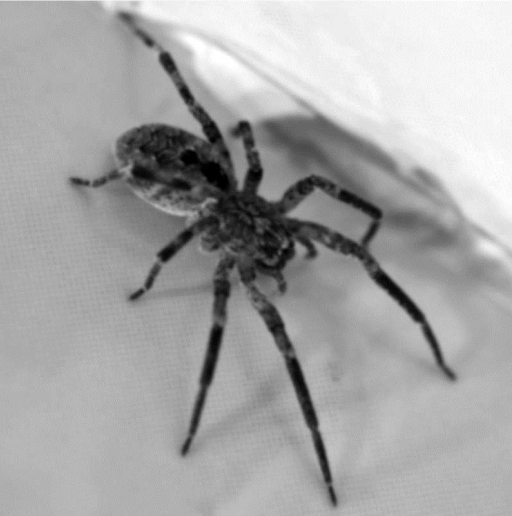
#> input picture image/PetiteBete.pgm, 512 x 516 px; its folder holds only this picture in this run
$ jupyter execute --allow-errors projet.ipynb
#> lines starting #> are read from the running program, lines starting #| are printed output that depends on the picture; after the words box and inside, x2 and y2 are one past the last pixel; in counts of white or black regions, pixels touching at a corner belong together
# *Projet segmentation et classification*
- Loïc SERRE
- FA
- 13/11/2023

## 1. Seuillage automatique - La méthode d'Otsu
#### 1.1 Motivations
Réaliser un seuil (*threshold* en anglais) d'une image consiste à placer tous les pixels au dessus d'un certani niveau de gris T à la valeur blanc (255) et tous les autres à la valeur 0.
En examinant l’histogramme d’une image, on peut parfois voir un seuil « évident » apparaitre.
<br><br>

#### 1.2 Méthode d'Otsu
La binarisation au moyen du seuillage combiné prend en paramètre un niveau de seuillage *t*.<br>

Il existe différentes stratégie afin de déterminer un niveau de seuil automatiquement et ainsi avoir une fonction de seuillage sans paramètre. <br>
La  méthode  d’OTSU fait partie  des méthodes  les  plus  connues  pour  cela.  Elle  est basée  sur  une  approche  classification : <br>
on considère que seuiller l’image à un niveau *t* revient à classifier les pixels de l’image en 2 classes blanc et noir. On peut alors mesurer la qualité d’un niveau de seuillage par la qualité de la classification qu’il génère. Seuiller l’image de manière automatique revient alors à trouver le niveau de seuil qui génère la meilleure classification des pixels.
<br><br>

**Plus précisément** : Lorsque l’on choisit un seuil *T*, on divise l’histogramme *H* de l’image en deux groupes *G<sub>1</sub>* et *G<sub>2</sub>*. On peut voir le problème de deux façons différentes : <br>
1. Chercher deux groupes où les pixels « se ressemblent » au sein d’unmême groupe, c’est-à-dire minimiser l’inertie **intra-classe**.
2. Chercher  deux  groupes  les  plus  dissemblables  possibles  (dont  les moyennes sont les plus éloignées), c’est-à-dire **maximiser l’inertie inter-classe**. <br> <br>

Nous avons vu dans la partie classification, que si l’on note : <br>
- *μ<sub>1</sub>* la moyenne et *V<sub>1</sub>* la variance de *G<sub>1</sub>*
- *μ<sub>2</sub>* la moyenne et *V<sub>2</sub>* la variance de *G<sub>2</sub>*
- *N* le nombre de pixels
<br>
alors
<br>
$$I_{intra} = \frac{|G_1|}{N}V_1 + \frac{|G_2|}{N}V_2$$
$$et$$
$$I_{inter} = \frac{|G_1||G_2|}{N^2}(\mu_1 - \mu_2)^2$$

De plus, on a :<br>
$$I_{intra} = I_{intra} + I_{intra}$$
$$(Valeur fixe)$$
<br><br>
Ainsi, le problème revient soit à minimiser l’inertie intra-classe ou à maximiser la variance inter-classe. Il est un peu plus simple de calculer l’inertie inter-classe que l’inertie intra-classe car la première n’est basée que sur les moyennes. Pour deux classes, on implémentera cette méthode en testant tous les seuils possibles et en retenant celui qui maximise l’inertie inter-classe.
<br><br>

## 2. Segmentation couleur avec l'algorithmes des *k*-means
L’algorithme des moyennes mobiles (*k*-means) peut être utilisé pour regrouper les pixels d’une image couleur, et diminuer au final le nombre de couleurs présentes dans l’image. Chaque pixel de l’image sera considéré comme un point (à trois coordonnées). À la fin de l’algorithme, on remplace la couleur de chaque pixel par la couleur, c’est-à-dire ses coordonnées, du centre de gravité de la classe auquel il appartient. Plus on diminue le nombre de classes, plus on perd de l’information par rapport à l’image d’origine.

## 3. Travail demandé

**Partie 1.** Implémenter la méthode de OTSU en testant tous les seuils possibles et en retenant celui qui maximise la variance inter-classe. <br>

La fonction principale prendra en entrée une image en niveau de gris codée sur 8 bits et retournera en sortie le seuil « optimal » selon cette méthode.<br>

**Partie 2.** L’algorithme des moyennes mobiles (*k*-means) peut être utilisé pour regrouper les pixels d’une image couleur, et diminuer au final le nombre de couleurs présentes dans l’image. <br>

Implémenter cet algorithme afin de réaliser cette tâche. <br>

La fonction principale prendra en entréer une image couleur ou en niveau de gris et le nombre *k* de classe recherchée et retournera en sortie l’image composée, après traitement, de *k* couleurs.<br>

**Partie 3.** Tester votre algorithme du *k*-means sur des images noir et blanc. Que donne votre algorithme lorsque vous tentez de trouver deux clusters seulement (est-ce mieux ou moins bien qu’Otsu) ? <br>

**Partie 4.** Un problème avec l’algorithme du k-means est qu’il faut connaître le nombre de clusters que l’on souhaite obtenir...<br>

Pour tenter d’évaluer si le nombre de clusters est bon ou pas, on pourrait répéter plusieurs fois l’algorithme et voir si les attributions de groupes sont stables d’une itération à une autre. Si elles ne le sont pas, il y a de fortes chances que le nombre de clusters soit trop bas/élevé.<br>

Tester cette hypothèse sur les images ```Mimi1``` (à peu près 10-12 couleurs), ```Mimi2``` (entre 10 et 12 couleurs), ```Mimi3```(entre 8 et 11 couleurs) et ```Caillou```(entre 8 et 10 couleurs).<br>
Les résultats sont-ils stables lorsque le nombre de clusters est très bas/très grand/proche de la réalité ? Pouvez-vous proposer une mesure de stabilité permettant de quantifier si un nombre de cluster choisi est pertinent ?

**À rendre**
- **Partie  1.** Rendre  un  programme  écrit  en ```python``` qui  pourra  prendre  la  forme  d’un  notebook ```Jupyter``` ou  d’un fichier ```python``` (extension ```.py```).

- **Partie  2.** Rendre  un  programme  écrit  en ```python``` qui  pourra  prendre  la  forme  d’un  notebook ```Jupyter``` ou  d’un fichier ```python``` (extension ```.py```).
- Rendre un fichier ```.pdf``` présentant votre travail, les résultats obtenus, et toute remarque qui vous paraitrait pertinente. <br>
En particulier, il devra s’y trouver vos tests / remarques / réponses aux parties 3 et 4 (mais pas que...).<br>
Votre pdf sera illustré avec les images founies avec le sujet.<br>

**Avertissement**.  Vous avez le droit de discuter et même de regarder le code de vos collègues, mais vous n’avez pas le droit de copier le code. **Le plagiat est une fraude grave**.<br> L’utilisation [...] d’outils d’intelligence artificielle (comme ChatGPT ou autre) lors de la production de travaux personnels ou de groupe de toute nature, susceptible de faire l’objet d’une évaluation, est considérée comme une fraude passible depoursuites disciplinaires

<br><br>
***

**Partie 1.** Implémenter la méthode de OTSU en testant tous les seuils possibles et en retenant celui qui maximise la variance inter-classe. <br>

La fonction principale prendra en entrée une image en niveau de gris codée sur 8 bits et retournera en sortie le seuil « optimal » selon cette méthode.<br>

[cell 1]
import os
import numpy as np
import skimage as sk
import matplotlib.pyplot as plt

def otsu(image):
    hist, _ = np.histogram(image, bins=256, range=(0, 255)) # Histogramme de l'image
    hist_norm = hist / float(image.size) # Normalisation de l'histogramme
    variances = np.zeros(256) # Tableau des variances

    for t in range(256): # On parcours les seuils possibles
        q1 = np.sum(hist_norm[:t]) # Somme des probabilités des pixels de l'histogramme avant le seuil
        q2 = np.sum(hist_norm[t:]) # Somme des probabilités des pixels de l'histogramme après le seuil
        if q1 == 0 or q2 == 0: # Si l'une des deux sommes est nulle, on passe au seuil suivant
            continue
        mu1 = np.sum(np.arange(0, t) * hist_norm[:t]) / q1 # Moyenne des pixels avant le seuil
        mu2 = np.sum(np.arange(t, 256) * hist_norm[t:]) / q2 # Moyenne des pixels après le seuil
        variances[t] = q1 * q2 * (mu1 - mu2) ** 2

    return np.argmax(variances)

# Affiche toute les images pgm avec le seuil d'Otsu
for filename in os.listdir("./image"):
    if filename.endswith(".pgm"):
        image = sk.io.imread("./image/" + filename)
#> image is the input picture: shape (516, 512); min 0, max 255, mean 166.3
        seuil = otsu(image)
#> in otsu, `hist, _ = np.histogram(image, bins=256, range=(0, 255)) # Histogramme ..`: hist = 256 values, max 9577 at index 170, min 39 at index 3, mean 1032
#> in otsu, `hist_norm = hist / float(image.size) # Normalisation de l'histogramme`: hist_norm = 256 values, max 0.0363 at index 170, min 0.000148 at index 3, mean 0.00391
#> the loop in otsu, `for t in range(256):` made 256 passes
#> (q1, q2, mu1, mu2) on passes 2 to 4: (0.00109, 0.999, 0, 166.5), (0.00154, 0.998, 0.29, 166.6), (0.00173, 0.998, 0.474, 166.6)
#> after the loop in otsu, `for t in range(256):`: variances = 256 values, max 1635.5 at index 129, min 0 at index 0, mean 1083
#> seuil = 129
        image_seuillee = image > seuil
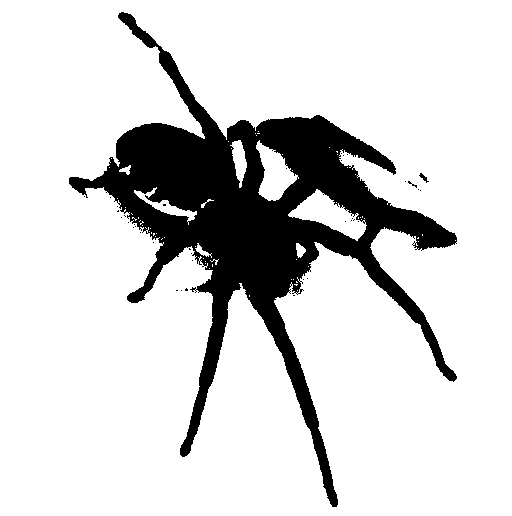
#> image_seuillee: shape (516, 512) bool; 83.8% white; 38 black regions (36 under 20 px), largest, box (x1, y1, x2, y2) and area: (69, 12, 457, 507) 42705, (419, 173, 429, 183) 36
#> the loop in otsu (call 2), `for t in range(256):` made 256 passes
        plt.imshow(image_seuillee, cmap="gray")
        plt.show()

<br><br>
***

**Partie 2.** L’algorithme des moyennes mobiles (*k*-means) peut être utilisé pour regrouper les pixels d’une image couleur, et diminuer au final le nombre de couleurs présentes dans l’image. <br>

Implémenter cet algorithme afin de réaliser cette tâche. <br>

La fonction principale prendra en entréer une image couleur ou en niveau de gris et le nombre *k* de classe recherchée et retournera en sortie l’image composée, après traitement, de *k* couleurs.<br>

[cell 2]
def imagekmeans(image, nbclasse):
    # Condition pour vérifier que l'image est bien en niveaux de gris ou en couleur
#> called with nbclasse = 2
    if image.ndim == 2:
        pixels = image.reshape((-1, 1))
    elif image.ndim == 3:  # Image en couleur
        pixels = image.reshape((-1, 3))
    else:
        raise ValueError("L'image doit être en niveaux de gris (PGM) ou en couleur (3 canaux RVB).")

    # On initialise des centres de classes aléatoirement
    centres = np.random.randint(0, 256, (nbclasse, pixels.shape[1]))
#> centres = [172, 47]

    # On initialise un tableau de distances et un tableau de pixels associés à chaque classe
    distances = np.zeros((pixels.shape[0], nbclasse))
    classes_pixels = np.zeros(pixels.shape[0])

    # On initialise un tableau d'ancien centres pour la condition d'arrêt
    ancien_centres = np.zeros(centres.shape)
#> ancien_centres = [0, 0]

    # On initialise la condition d'arrêt qui est la distance entre les centres, quand elle est nulle c'est que les centres ne bougent plus
    deltacentres = np.linalg.norm(centres - ancien_centres)
#> deltacentres = 178.3

    while deltacentres != 0:
        # on parcours les classes pour calculer les distances entre les pixels et les centres
        for i in range(nbclasse):
            distances[:, i] = np.linalg.norm(pixels - centres[i], axis=1)

        classes_pixels = np.argmin(distances, axis=1) # on récupère la classe du pixel le plus proche
        ancien_centres = np.copy(centres) # on sauvegarde les anciens centres

        # on calcule les nouveaux centres
        for i in range(nbclasse):
            # on vérifie si la moyenne des pixels de la classe contient des valeurs NaN ou infinies
            mean_pixels = np.mean(pixels[classes_pixels == i], axis=0)
            if np.isnan(mean_pixels).any() or np.isinf(mean_pixels).any():
                mean_pixels = np.mean(pixels, axis=0)
            centres[i] = mean_pixels

        deltacentres = np.linalg.norm(centres - ancien_centres) # on calcule la distance entre les nouveaux centres et les anciens pour la condition d'arrêt
#> after the loop, centres = [183, 72]; distances = 264192 pairs, first value 0 to 183, second value 0 to 183

    # on crée un tableau de pixels rempli de zéros
    new_pixels = np.zeros(pixels.shape)

    # on remplit le tableau de pixels avec les couleurs des centres correspondants
    for i in range(nbclasse):
        new_pixels[classes_pixels == i] = centres[i]

    # on remet les pixels dans la forme de l'image d'origine
    if image.ndim == 2:
        new_image = new_pixels.reshape(image.shape).astype('uint8')
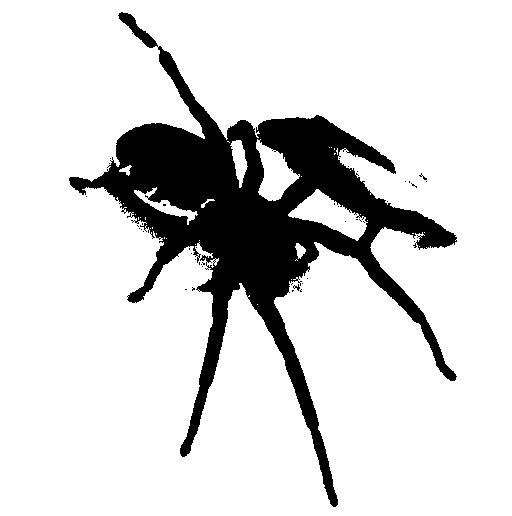
#> new_image: shape (516, 512); values 72 (black) and 183 (white), 84.2% white; 42 black regions (40 under 20 px), largest, box (x1, y1, x2, y2) and area: (69, 12, 457, 507) 41553, (293, 284, 300, 291) 20
    else:
        new_image = new_pixels.reshape(image.shape).astype('uint8')

    # Retourne deux tableaux, le premier est l'image avec les couleurs des centres, le deuxième est les centres
    return new_image, centres

[cell 3]
image = os.path.join("./image", "perr.jpg")
#> (the rest of this cell did not finish here and is left out)

[cell 4]
import skimage.util as util

def kmeans2(image, nbclasse):
    image = util.img_as_float(image)
    rows, cols, dim = image.shape

    centres = image[np.random.randint(0, rows, nbclasse), np.random.randint(0, cols, nbclasse)]

    for i in range(10):
        distances = np.linalg.norm(image - centres[:, np.newaxis, np.newaxis], axis=3)
        classes_pixels = np.argmin(distances, axis=0)
        for j in range(nbclasse):
            centres[j] = np.mean(image[classes_pixels == j], axis=0)

    image = centres[classes_pixels]

    return image

image = os.path.join("./image", "perr.jpg")
#> (the rest of this cell did not finish here and is left out)

<br><br>
***

**Partie 3.** Tester votre algorithme du *k*-means sur des images noir et blanc. Que donne votre algorithme lorsque vous tentez de trouver deux clusters seulement (est-ce mieux ou moins bien qu’Otsu) ? <br>

[cell 5]
# Comparé otsu avec kmeans sur toute les images pgm
for filename in os.listdir("./image"):
    if filename.endswith(".pgm"):
        image = sk.io.imread("./image/" + filename)
        seuil = otsu(image)
        image_seuillee = image > seuil
        image_kmeans = imagekmeans(image, 2)[0]
        print("Image avec otsu : ")
        plt.imshow(image_seuillee, cmap="gray")
        plt.show()
        print("Image avec kmeans : ")
        plt.imshow(image_kmeans, cmap="gray")
        plt.show()

<u> Comme on peut le voir sur les images, les rendus sont très proches on peut noter quelque très subtilles différences à certain endroit ou kmeans arrive à retirer un peu plus de bruit que otsu. <u>

<br><br>
***

**Partie 4.** Un problème avec l’algorithme du k-means est qu’il faut connaître le nombre de clusters que l’on souhaite obtenir...<br>

Pour tenter d’évaluer si le nombre de clusters est bon ou pas, on pourrait répéter plusieurs fois l’algorithme et voir si les attributions de groupes sont stables d’une itération à une autre. Si elles ne le sont pas, il y a de fortes chances que le nombre de clusters soit trop bas/élevé.<br>

Tester cette hypothèse sur les images ```Mimi1``` (à peu près 10-12 couleurs), ```Mimi2``` (entre 10 et 12 couleurs), ```Mimi3```(entre 8 et 11 couleurs) et ```Caillou```(entre 8 et 10 couleurs).<br>
Les résultats sont-ils stables lorsque le nombre de clusters est très bas/très grand/proche de la réalité ? Pouvez-vous proposer une mesure de stabilité permettant de quantifier si un nombre de cluster choisi est pertinent ?

[cell 6]
# Fonction pour trouver le meuilleur nombre de classes avec imagekmeans
def best_nb_cluster(image):
    cluster = 2
    best_cluster = 2
    best_score = 0
    while cluster <= 16:
        image_cluster = imagekmeans(image, cluster)[0]
        score = np.sum(image_cluster == image)
        if score > best_score:
            best_score = score
            best_cluster = cluster
        cluster += 1
    return best_cluster

# Fonction pour tester l'image que l'on veut avec imagekmeans et l'afficher
def imageandcluster(nameofimage):
    image = os.path.join("./image", nameofimage)
    nbcluster = best_nb_cluster(sk.io.imread(image))
    image_cluster = imagekmeans(sk.io.imread(image), nbcluster)[0]
    print("Le meilleur nombre de classes pour " + nameofimage + " est : " + str(nbcluster))
    plt.imshow(image_cluster)
    plt.show()

#### Test pour chaque image :

mimi1.jpg

#> (a cell that did not finish here is left out)

mimi2.jpg

#> (a cell that did not finish here is left out)


mimi3.jpg

#> (a cell that did not finish here is left out)

$ run again, on image/maisons.pgm
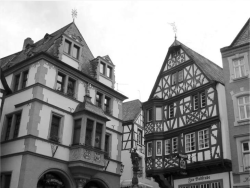
#> input picture image/maisons.pgm, 250 x 188 px
#> image is the input picture: shape (188, 250); min 1, max 255, mean 141.9
#> hist = 256 values, max 7330 at index 255, min 0 at index 0, mean 183.6
#> hist_norm = 256 values, max 0.156 at index 255, min 0 at index 0, mean 0.00391
#> the loop in otsu, `for t in range(256):` made 256 passes
#> (q1, q2, mu1, mu2) on passes 3 to 5: (0.000128, 1, 1, 142), (0.000319, 1, 1.6, 142), (0.00083, 0.999, 2.46, 142.1)
#> after the loop in otsu, `for t in range(256):`: variances = 256 values, max 5061.6 at index 159, min 0 at index 0, mean 3595.8
#> seuil = 159
#> `image_seuillee = image > seuil`:
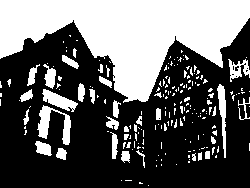
#> image_seuillee: shape (188, 250) bool; 38.4% white; 202 white regions (166 under 20 px), largest, box (x1, y1, x2, y2) and area: (0, 0, 250, 103) 13620, (37, 105, 71, 145) 532, (42, 89, 78, 112) 379
#> the loop in otsu (call 2), `for t in range(256):` made 256 passes
#> after the loop in imagekmeans, `while deltacentres != 0:`: centres = [230, 84]; distances = 47000 pairs, first value 0 to 229, second value 0 to 171
#> in imagekmeans, `new_image = new_pixels.reshape(image.shape).astype('uint8')`:
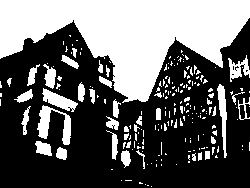
#> new_image: shape (188, 250); values 84 (black) and 230 (white), 39.3% white; 209 white regions (168 under 20 px), largest, box (x1, y1, x2, y2) and area: (0, 0, 250, 103) 13632, (37, 105, 71, 145) 557, (42, 88, 78, 112) 384
